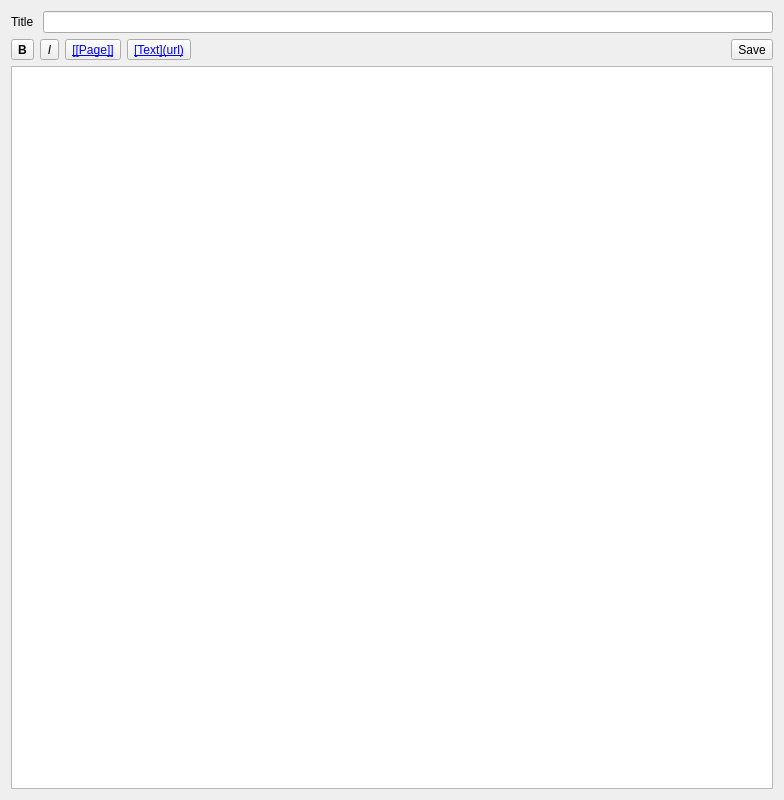
<?xml version="1.0" encoding="UTF-8"?>
<ui version="4.0">
 <class>markdown_editor</class>
 <widget class="QWidget" name="markdown_editor">
  <property name="geometry">
   <rect>
    <x>0</x>
    <y>0</y>
    <width>784</width>
    <height>800</height>
   </rect>
  </property>
  <property name="windowTitle">
   <string>Form</string>
  </property>
  <layout class="QVBoxLayout" name="verticalLayout">
   <item>
    <layout class="QHBoxLayout" name="edit_title_layout">
     <item>
      <widget class="QLabel" name="label">
       <property name="text">
        <string>Title </string>
       </property>
      </widget>
     </item>
     <item>
      <widget class="QLineEdit" name="edit_title"/>
     </item>
    </layout>
   </item>
   <item>
    <layout class="QHBoxLayout" name="edit_format_layout">
     <item>
      <widget class="QToolButton" name="edit_bold">
       <property name="font">
        <font>
         <weight>75</weight>
         <bold>true</bold>
        </font>
       </property>
       <property name="text">
        <string>B</string>
       </property>
      </widget>
     </item>
     <item>
      <widget class="QToolButton" name="edit_italic">
       <property name="font">
        <font>
         <italic>true</italic>
        </font>
       </property>
       <property name="text">
        <string>I</string>
       </property>
      </widget>
     </item>
     <item>
      <widget class="QToolButton" name="edit_wikilink">
       <property name="font">
        <font>
         <underline>true</underline>
        </font>
       </property>
       <property name="styleSheet">
        <string notr="true">color: rgb(0, 0, 255);</string>
       </property>
       <property name="text">
        <string>[[Page]]</string>
       </property>
      </widget>
     </item>
     <item>
      <widget class="QToolButton" name="edit_link">
       <property name="font">
        <font>
         <underline>true</underline>
        </font>
       </property>
       <property name="styleSheet">
        <string notr="true">color: rgb(0, 0, 255);</string>
       </property>
       <property name="text">
        <string>[Text](url)</string>
       </property>
      </widget>
     </item>
     <item>
      <spacer name="tool_spacer">
       <property name="orientation">
        <enum>Qt::Horizontal</enum>
       </property>
       <property name="sizeHint" stdset="0">
        <size>
         <width>40</width>
         <height>20</height>
        </size>
       </property>
      </spacer>
     </item>
     <item>
      <widget class="QToolButton" name="edit_save">
       <property name="text">
        <string>Save</string>
       </property>
      </widget>
     </item>
    </layout>
   </item>
   <item>
    <widget class="SpellTextEdit" name="page_edit"/>
   </item>
  </layout>
 </widget>
 <customwidgets>
  <customwidget>
   <class>SpellTextEdit</class>
   <extends>QPlainTextEdit</extends>
   <header location="global">tritki.gui.spelltextedit</header>
  </customwidget>
 </customwidgets>
 <resources/>
 <connections/>
</ui>
